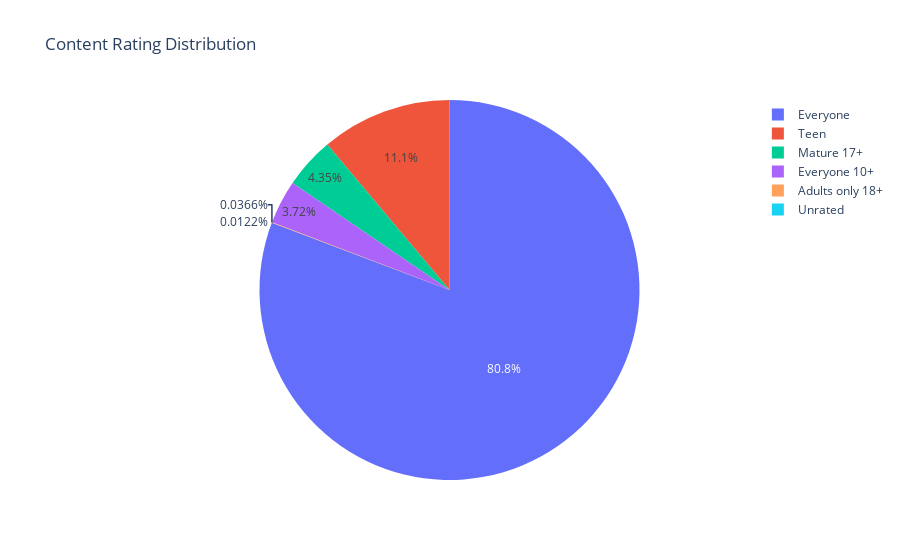

Here is the notebook cell this chart was saved with:
### Code cell
fig = px.pie(df_apps_cleaned, names='Content_Rating', title='Content Rating Distribution')
fig.show()

### Figure 1 — Plotly figure (JSON) as saved in the notebook; plotly's stock layout.template omitted (floating-point values rounded to 4 significant figures; data arrays with more than 128 entries replaced by an {"elided": "..."} marker saying what was removed)
{"data": [{"domain": {"x": [0, 1], "y": [0, 1]}, "hovertemplate": "Content_Rating=%{label}<extra></extra>", "labels": {"elided": "8199 str values"}, "legendgroup": "", "name": "", "showlegend": true, "type": "pie"}], "layout": {"legend": {"tracegroupgap": 0}, "title": {"text": "Content Rating Distribution"}}}
